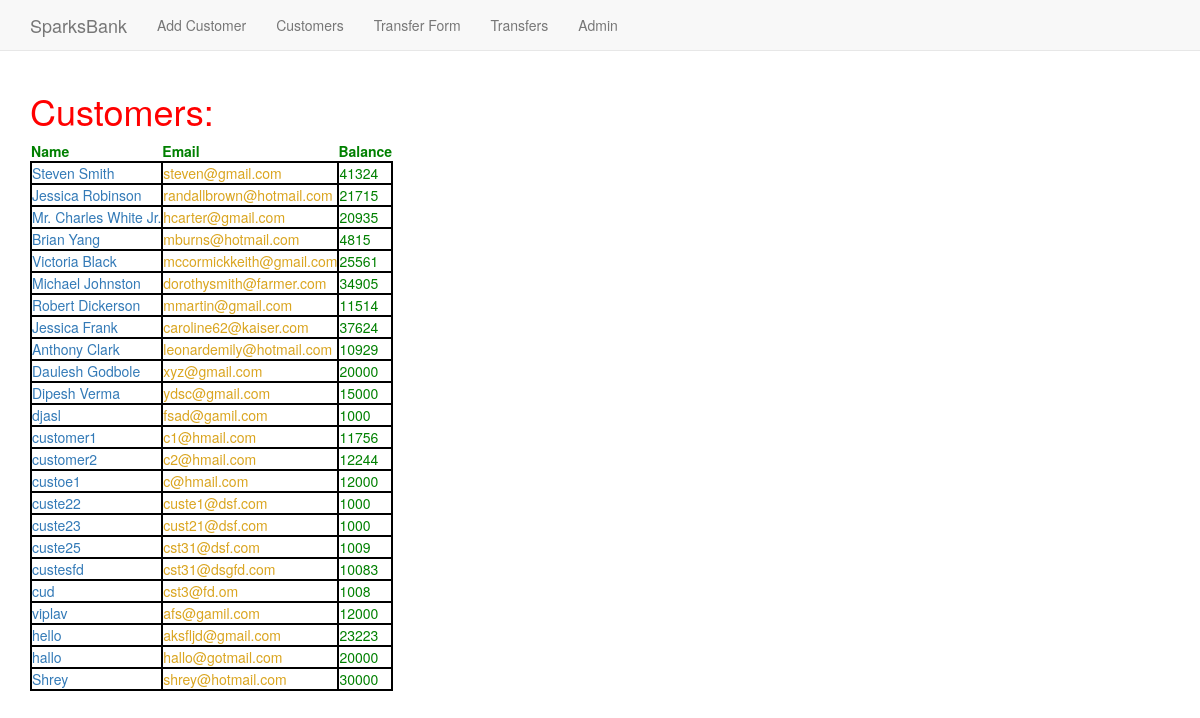
/basicapp/customer/, run on an earlier commit of the app's database.
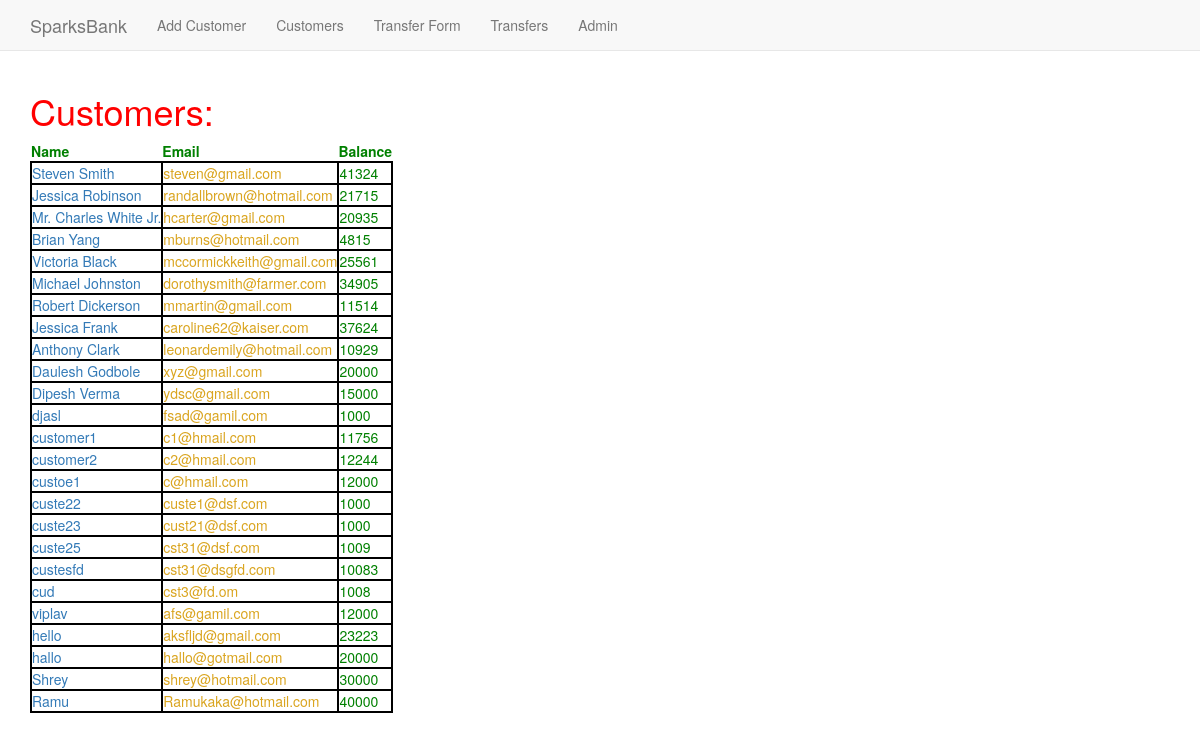
And on a later commit of the database.
### basicapp/models.py (models this page shows, shortened)
class Customers(models.Model):
    name = models.CharField(max_length=30,unique=True)
    email = models.EmailField(unique=True)
    balance = models.IntegerField()

### basicapp/views.py (the view)
# urls.py: path('customer/',views.CustomersListView.as_view(),name='customers'),
class CustomersListView(ListView):
    context_object_name='customer'
    model=Customers

### basicapp/templates/basicapp/customers_list.html
{%extends "basicapp/basicapp_base.html"%}
{% load static %}
{%block body_block%}
  <h1>Customers:</h1>
  <div class="customers">
    {% if customer %}
      <table class="customer_table">
        <thead>
          <th>Name</th>
          <th>Email</th>
          <th>Balance</th>
        </thead>
        {% for cust in customer %}
        <tr>
          <td><a href="{{cust.id}}">{{cust.name}}</a></td>
          <td class="email">{{cust.email}}</td>
          <td class=" balance">{{cust.balance}}</td>
        </tr>
        {% endfor %}
      </table>
    {% else %}
      <p>NO customer list</p>
    {% endif %}
  </div>
  {%endblock%}

What changed in the data, as far as the page shows it:
added Customers: name "Ramu", email "Ramukaka@hotmail.com", balance "40000"
